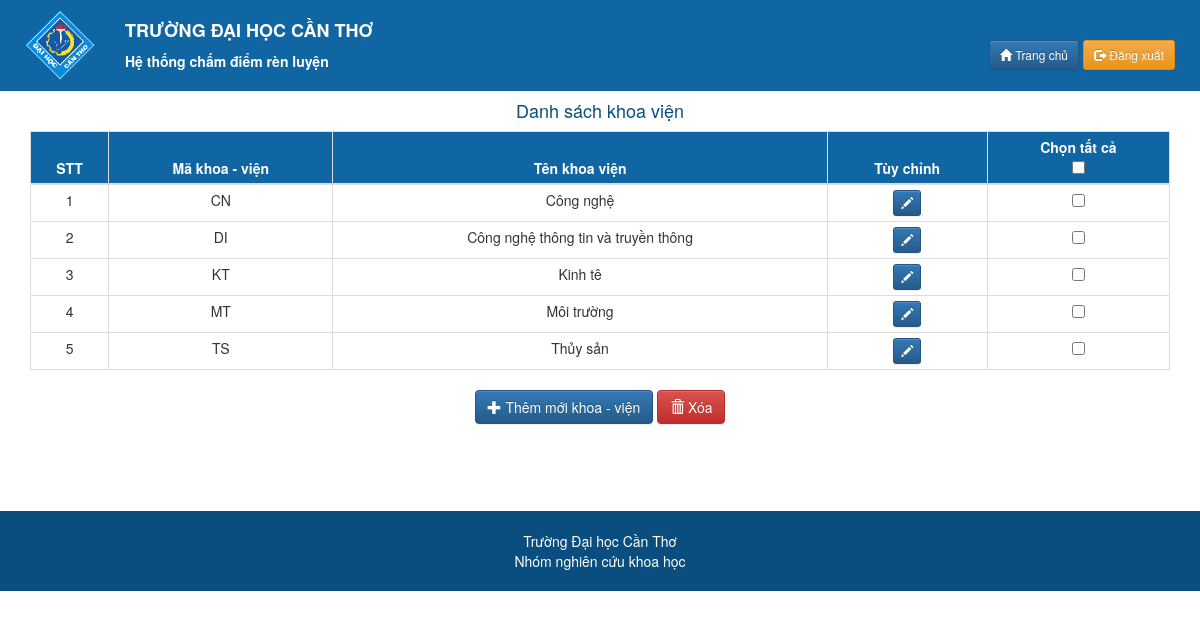
The page /view/academy.manage.php on the database as committed earlier.
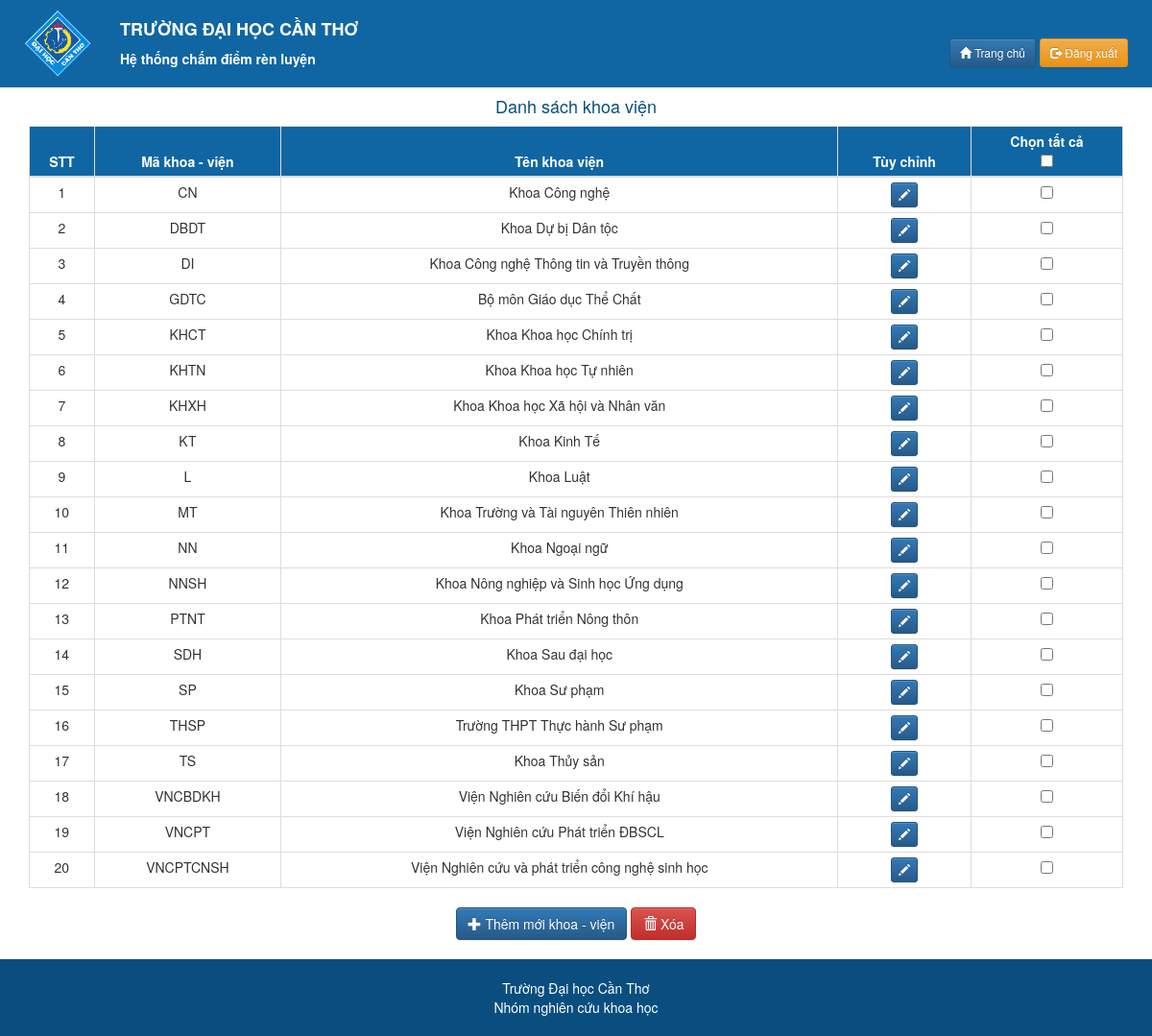
The same page on the database as committed later.
### tables this page shows
CREATE TABLE `academy` (
  `idAcademy` varchar(10) NOT NULL,
  `academyName` varchar(256) DEFAULT NULL
);

### model/AcademyMod.php (called while the page is built, shortened)
<?php
class AcademyMod
{
    private $conn;
    function __construct()
    {
        $this->conn = new ConnectToSQL();
    }
    public function getAcademy()
    {
        $list = array();
        $sql = "SELECT * FROM Academy";
        $this->conn->Connect();
        $result = $this->conn->conn->query($sql);
        if ($result->num_rows > 0) {
            $k = 0;
            while ($row = $result->fetch_assoc()) {
                $academy = new AcademyObj;
                $academy->setIdAcademy($row["idAcademy"]);
                $academy->setAcademyName($row["academyName"]);
                $list[$k] = $academy;
                $k++;
            }
        } else {
        }
        $this->conn->Stop();
        return $list;
    }
}
?>

### model/ConnectToSQL.php (called while the page is built, shortened)
<?php
Class ConnectToSQL
{
    public function Connect()
    {
        $this->conn = new mysqli('localhost', 'root','', 'managementscore');
    }
}
?>

### model/AcademyObj.php (called while the page is built, shortened)
<?php
class AcademyObj
{
    private $idAcademy;
    private $academyName;
    public function setIdAcademy($idAcademy)
    {
        $this->idAcademy = $idAcademy;
    }
    public function getIdAcademy()
    {
        return $this->idAcademy;
    }
    public function setAcademyName($academyName)
    {
        $this->academyName = $academyName;
    }
    public function getAcademyName()
    {
        return $this->academyName;
    }
}
?>

### controller/academy/academy.table.php (the view, shortened to what this page needs)
<form action="academy.manage.php" method="post" id="manageForm">
<table class="table table-bordered table-condensed" id="table-manage-academy">
    <thead>
    <tr>
        <th>STT</th>
        <th>Mã khoa - viện</th>
        <th>Tên khoa viện</th>
        <th>Tùy chỉnh</th>
        <th>Chọn tất cả <br /><input type="checkbox" onClick="toggle(this)"></th>
    </tr>
    </thead>
    <tbody class="text-center align-self-center">
    <?php
    $arrayAcademy = $academyMod->getAcademy();
    $i=0;
    foreach ($arrayAcademy as $key=>$value){
        echo '<tr>
        <td>'.++$i.'</td>
        <td>
            '.$value->getIdAcademy().'
        </td>
        <td>
            '.$value->getAcademyName().'
        </td>
        <td>
            <a href="?idAcademy='.$value->getIdAcademy().'" class="btn btn-primary btn-sm"><span class="glyphicon glyphicon-pencil"></span></a>
        </td>
        <td><input type="checkbox" name="xoa[]" id="'.$value->getIdAcademy().'" value="'.$value->getIdAcademy().'"/> </td>
    </tr>';
    }
    ?>
    </tbody>
</table>
</form>

Rows that differ between the two databases and show on the page:
changed academy "CN": academyName "Công nghệ" → "Khoa Công nghệ"
added academy: idAcademy "DBDT", academyName "Khoa Dự bị Dân tộc"
changed academy "DI": academyName "Công nghệ thông tin và truyền thông" → "Khoa Công nghệ Thông tin và Truyền thông"
added academy: idAcademy "GDTC", academyName "Bộ môn Giáo dục Thể Chất"
added academy: idAcademy "KHCT", academyName "Khoa Khoa học Chính trị"
added academy: idAcademy "KHTN", academyName "Khoa Khoa học Tự nhiên"
added academy: idAcademy "KHXH", academyName "Khoa Khoa học Xã hội và Nhân văn"
changed academy "KT": academyName "Kinh tê" → "Khoa Kinh Tế"
added academy: idAcademy "L", academyName "Khoa Luật"
changed academy "MT": academyName "Môi trường" → "Khoa Trường và Tài nguyên Thiên nhiên"
added academy: idAcademy "NN", academyName "Khoa Ngoại ngữ"
added academy: idAcademy "NNSH", academyName "Khoa Nông nghiệp và Sinh học Ứng dụng"
added academy: idAcademy "PTNT", academyName "Khoa Phát triển Nông thôn"
added academy: idAcademy "SDH", academyName "Khoa Sau đại học"
added academy: idAcademy "SP", academyName "Khoa Sư phạm"
added academy: idAcademy "THSP", academyName "Trường THPT Thực hành Sư phạm"
changed academy "TS": academyName "Thủy sản" → "Khoa Thủy sản"
added academy: idAcademy "VNCBDKH", academyName "Viện Nghiên cứu Biến đổi Khí hậu"
added academy: idAcademy "VNCPT", academyName "Viện Nghiên cứu Phát triển ĐBSCL"
added academy: idAcademy "VNCPTCNSH", academyName "Viện Nghiên cứu và phát triển công nghệ sinh học"
